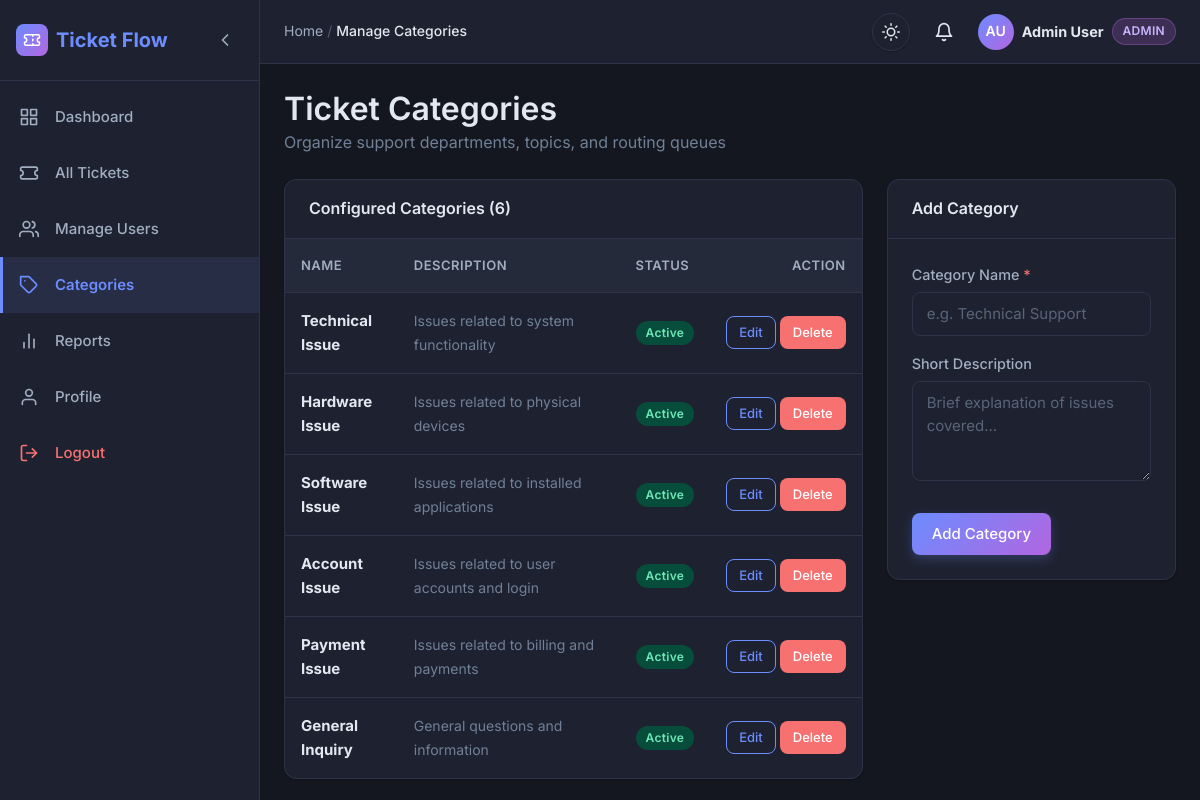
Screenshot of /admin/categories.php (signed in) with the database file from the repository.
### tables this page shows
CREATE TABLE IF NOT EXISTS categories (
    id INT AUTO_INCREMENT PRIMARY KEY,
    name VARCHAR(100) NOT NULL,
    description TEXT,
    status ENUM('active', 'inactive') DEFAULT 'active',
    created_at TIMESTAMP DEFAULT CURRENT_TIMESTAMP
);

### includes/auth.php (called while the page is built, shortened)
<?php
function isLoggedIn() {
    return isset($_SESSION['user_id']);
}
function currentUser() {
    if (isLoggedIn()) {
        return [
            'id' => $_SESSION['user_id'],
            'name' => $_SESSION['user_name'],
            'email' => $_SESSION['user_email'],
            'role' => $_SESSION['role']
        ];
    }
    return null;
}
?>

### includes/notifications.php (called while the page is built, shortened)
<?php
function getUnreadNotificationCount($pdo, $userId) {
    try {
        $stmt = $pdo->prepare("SELECT COUNT(*) FROM notifications WHERE user_id = ? AND is_read = FALSE");
        $stmt->execute([$userId]);
        return (int) $stmt->fetchColumn();
    } catch (PDOException $e) {
        return 0;
    }
}
?>

### admin/categories.php (the view, shortened to what this page needs)
<?php
require_once "../config/database.php";
require_once "../includes/auth.php";
try {
    $stmt = $pdo->query("SELECT * FROM categories ORDER BY created_at DESC");
    $categories = $stmt->fetchAll();
} catch (PDOException $e) {
    die("Error fetching categories.");
}
$pageTitle = "Manage Categories";
require_once "../includes/header.php";
?>
<div class="dashboard-wrapper">
    <?php require_once "../includes/sidebar.php"; ?>
    <div class="main-content">
        <?php require_once "../includes/navbar.php"; ?>
        <div class="dashboard-content">
            <div class="page-header">
                <div>
                    <h2>Ticket Categories</h2>
                    <p class="text-muted mb-0">Organize support departments, topics, and routing queues</p>
                </div>
            </div>
            <div style="display: grid; grid-template-columns: 2fr 1fr; gap: var(--space-lg); align-items: start;">
                <div class="card">
                    <div class="card-header">
                        <span style="font-weight: 600;">Configured Categories (<?= count($categories) ?>)</span>
                    </div>
                    <?php if (count($categories) > 0): ?>
                        <div class="table-responsive">
                            <table class="table">
                                <thead>
                                    <tr>
                                        <th>Name</th>
                                        <th>Description</th>
                                        <th>Status</th>
                                        <th style="text-align: right;">Action</th>
                                    </tr>
                                </thead>
                                <tbody>
                                    <?php foreach ($categories as $cat): ?>
                                        <tr>
                                            <td>
                                                <strong style="color: var(--text);"><?= htmlspecialchars($cat['name']) ?></strong>
                                            </td>
                                            <td>
                                                <span class="text-muted" style="font-size: 0.875rem;">
                                                    <?= htmlspecialchars($cat['description'] ?? '—') ?>
                                                </span>
                                            </td>
                                            <td>
                                                <?php if ($cat['status'] == 'active'): ?>
                                                    <span class="badge badge-success">Active</span>
                                                <?php else: ?>
                                                    <span class="badge badge-danger">Inactive</span>
                                                <?php endif; ?>
                                            </td>
                                            <td style="text-align: right;">
                                                <div class="btn-group" style="display: inline-flex; gap: 4px;">
                                                    <button class="btn btn-outline btn-sm" onclick="editCategory(<?= $cat['id'] ?>, '<?= htmlspecialchars(addslashes($cat['name'])) ?>', '<?= htmlspecialchars(addslashes($cat['description'] ?? '')) ?>', '<?= $cat['status'] ?>')">
                                                        Edit
                                                    </button>
                                                    <form action="categories.php" method="POST" style="display: inline;" onsubmit="return confirm('Are you sure you want to delete this category?');">
                                                        <button type="submit" class="btn btn-danger btn-sm">Delete</button>
                                                    </form>
                                                </div>
                                            </td>
                                        </tr>
                                    <?php endforeach; ?>
                                </tbody>
                            </table>
                        </div>
                    <?php else: ?>
                        <div class="empty-state">
                            <p class="text-muted">No categories created yet.</p>
                        </div>
                    <?php endif; ?>
                </div>
                <div class="card">
                    <div class="card-header">
                        <span style="font-weight: 600;" id="form-title">Add Category</span>
                    </div>
                    <div class="card-body">
                        <form action="categories.php" method="POST" id="cat-form">
                            <div class="form-group">
                                <label for="name">Category Name <span class="text-danger">*</span></label>
                                <input type="text" id="name" name="name" class="form-control" placeholder="e.g. Technical Support" required>
                            </div>
                            <div class="form-group">
                                <label for="description">Short Description</label>
                                <textarea id="description" name="description" class="form-control" rows="3" placeholder="Brief explanation of issues covered..."></textarea>
                            </div>
                            <div style="display: flex; gap: var(--space-sm); margin-top: var(--space-lg);">
                                <button type="submit" class="btn btn-primary btn-md" id="btn-submit">Add Category</button>
                            </div>
                        </form>
                    </div>
                </div>
            </div>
        </div>
    </div>
</div>
<?php require_once "../includes/footer.php"; ?>

### includes/header.php (shortened to what this page needs)
<!DOCTYPE html>
<html lang="en">
<head>
    <?php
        $is_subfolder = strpos($_SERVER['PHP_SELF'], '/user/') !== false ||
                        strpos($_SERVER['PHP_SELF'], '/staff/') !== false ||
                        strpos($_SERVER['PHP_SELF'], '/admin/') !== false;
        $css_path = $is_subfolder ? "../assets/css/style.css" : "assets/css/style.css";
    ?>
    <link rel="stylesheet" href="<?= $css_path ?>">
</head>
<body>
    <div class="app-container">

### includes/sidebar.php (shortened to what this page needs)
<?php
$current_page = basename($_SERVER['PHP_SELF']);
$role = isset($_SESSION['role']) ? $_SESSION['role'] : 'user';
?>
<aside class="sidebar">
    <div class="sidebar-header">
        <div class="sidebar-logo-icon">
        </div>
        <span class="sidebar-title">Ticket Flow</span>
        <button class="sidebar-toggle-btn" id="sidebarToggleBtn" title="Collapse sidebar" aria-label="Collapse sidebar" type="button">
            <svg xmlns="http://www.w3.org/2000/svg" viewBox="0 0 24 24" fill="none" stroke="currentColor" stroke-width="2" stroke-linecap="round" stroke-linejoin="round" aria-hidden="true">
                <polyline points="15 18 9 12 15 6"/>
            </svg>
        </button>
    </div>
    <ul class="sidebar-menu">
        <?php if ($role === 'user'): ?>
            <li>
                <a href="dashboard.php" class="<?= $current_page == 'dashboard.php' ? 'active' : '' ?>" title="Dashboard">
                    <svg xmlns="http://www.w3.org/2000/svg" viewBox="0 0 24 24" fill="none" stroke="currentColor" stroke-width="2" stroke-linecap="round" stroke-linejoin="round"><rect x="3" y="3" width="7" height="7"/><rect x="14" y="3" width="7" height="7"/><rect x="14" y="14" width="7" height="7"/><rect x="3" y="14" width="7" height="7"/></svg>
                    <span class="menu-text">Dashboard</span>
                </a>
            </li>
            <li>
                <a href="create-ticket.php" class="<?= $current_page == 'create-ticket.php' ? 'active' : '' ?>" title="Create Ticket">
                    <svg xmlns="http://www.w3.org/2000/svg" viewBox="0 0 24 24" fill="none" stroke="currentColor" stroke-width="2" stroke-linecap="round" stroke-linejoin="round"><circle cx="12" cy="12" r="10"/><line x1="12" y1="8" x2="12" y2="16"/><line x1="8" y1="12" x2="16" y2="12"/></svg>
                    <span class="menu-text">Create Ticket</span>
                </a>
            </li>
            <li>
                <a href="tickets.php" class="<?= $current_page == 'tickets.php' || $current_page == 'ticket-details.php' ? 'active' : '' ?>" title="My Tickets">
                    <svg xmlns="http://www.w3.org/2000/svg" viewBox="0 0 24 24" fill="none" stroke="currentColor" stroke-width="2" stroke-linecap="round" stroke-linejoin="round"><path d="M2 9a3 3 0 0 1 0 6v2a2 2 0 0 0 2 2h16a2 2 0 0 0 2-2v-2a3 3 0 0 1 0-6V7a2 2 0 0 0-2-2H4a2 2 0 0 0-2 2Z"/></svg>
                    <span class="menu-text">My Tickets</span>
                </a>
            </li>
            <li>
                <a href="profile.php" class="<?= $current_page == 'profile.php' ? 'active' : '' ?>" title="Profile">
                    <svg xmlns="http://www.w3.org/2000/svg" viewBox="0 0 24 24" fill="none" stroke="currentColor" stroke-width="2" stroke-linecap="round" stroke-linejoin="round"><path d="M20 21v-2a4 4 0 0 0-4-4H8a4 4 0 0 0-4 4v2"/><circle cx="12" cy="7" r="4"/></svg>
                    <span class="menu-text">Profile</span>
                </a>
            </li>
        <?php elseif ($role === 'admin'): ?>
            <li>
                <a href="dashboard.php" class="<?= $current_page == 'dashboard.php' ? 'active' : '' ?>" title="Dashboard">
                    <span class="menu-text">Dashboard</span>
                </a>
            </li>
            <li>
                <a href="tickets.php" class="<?= $current_page == 'tickets.php' || $current_page == 'ticket-details.php' ? 'active' : '' ?>" title="All Tickets">
                    <svg xmlns="http://www.w3.org/2000/svg" viewBox="0 0 24 24" fill="none" stroke="currentColor" stroke-width="2" stroke-linecap="round" stroke-linejoin="round"><path d="M2 9a3 3 0 0 1 0 6v2a2 2 0 0 0 2 2h16a2 2 0 0 0 2-2v-2a3 3 0 0 1 0-6V7a2 2 0 0 0-2-2H4a2 2 0 0 0-2 2Z"/></svg>
                    <span class="menu-text">All Tickets</span>
                </a>
            </li>
            <li>
                <a href="users.php" class="<?= $current_page == 'users.php' || $current_page == 'add-user.php' || $current_page == 'edit-user.php' ? 'active' : '' ?>" title="Manage Users">
                    <span class="menu-text">Manage Users</span>
                </a>
            </li>
            <li>
                <a href="categories.php" class="<?= $current_page == 'categories.php' ? 'active' : '' ?>" title="Categories">
                    <svg xmlns="http://www.w3.org/2000/svg" viewBox="0 0 24 24" fill="none" stroke="currentColor" stroke-width="2" stroke-linecap="round" stroke-linejoin="round"><path d="M20.59 13.41l-7.17 7.17a2 2 0 0 1-2.83 0L2 12V2h10l8.59 8.59a2 2 0 0 1 0 2.82z"/><line x1="7" y1="7" x2="7.01" y2="7"/></svg>
                    <span class="menu-text">Categories</span>
                </a>
            </li>
            <li>
                <a href="reports.php" class="<?= $current_page == 'reports.php' ? 'active' : '' ?>" title="Reports">
                    <svg xmlns="http://www.w3.org/2000/svg" viewBox="0 0 24 24" fill="none" stroke="currentColor" stroke-width="2" stroke-linecap="round" stroke-linejoin="round"><line x1="18" y1="20" x2="18" y2="10"/><line x1="12" y1="20" x2="12" y2="4"/><line x1="6" y1="20" x2="6" y2="14"/></svg>
                    <span class="menu-text">Reports</span>
                </a>
            </li>
            <li>
                <a href="profile.php" class="<?= $current_page == 'profile.php' ? 'active' : '' ?>" title="Profile">
                    <svg xmlns="http://www.w3.org/2000/svg" viewBox="0 0 24 24" fill="none" stroke="currentColor" stroke-width="2" stroke-linecap="round" stroke-linejoin="round"><path d="M20 21v-2a4 4 0 0 0-4-4H8a4 4 0 0 0-4 4v2"/><circle cx="12" cy="7" r="4"/></svg>
                    <span class="menu-text">Profile</span>
                </a>
            </li>
        <?php endif; ?>
        <li>
            <a href="../logout.php" class="logout-link" title="Logout">
                <svg xmlns="http://www.w3.org/2000/svg" viewBox="0 0 24 24" fill="none" stroke="currentColor" stroke-width="2" stroke-linecap="round" stroke-linejoin="round"><path d="M9 21H5a2 2 0 0 1-2-2V5a2 2 0 0 1 2-2h4"/><polyline points="16 17 21 12 16 7"/><line x1="21" y1="12" x2="9" y2="12"/></svg>
                <span class="menu-text">Logout</span>
            </a>
        </li>
    </ul>
</aside>

### includes/navbar.php (shortened to what this page needs)
<?php
require_once __DIR__ . "/notifications.php";
$user = currentUser();
$unread_count = 0;
if ($user) {
    $unread_count = getUnreadNotificationCount($pdo, $user['id']);
}
$name_parts = explode(" ", trim($user['name'] ?? 'User'));
$initials = strtoupper(substr($name_parts[0], 0, 1));
if (count($name_parts) > 1) {
    $initials .= strtoupper(substr(end($name_parts), 0, 1));
}
$currentTitle = isset($pageTitle) ? htmlspecialchars($pageTitle) : "Dashboard";
?>
<header class="topbar">
    <div class="topbar-left">
        <nav aria-label="Breadcrumb">
            <ol class="breadcrumb">
                <li><a href="dashboard.php">Home</a></li>
                <?php if ($currentTitle !== "Dashboard"): ?>
                    <li class="breadcrumb-separator" aria-hidden="true">/</li>
                    <li class="breadcrumb-current" aria-current="page"><?= $currentTitle ?></li>
                <?php endif; ?>
            </ol>
        </nav>
    </div>
    <div class="topbar-right">
        <button class="theme-toggle" id="themeToggle" onclick="toggleTheme()" title="Switch theme" aria-label="Switch theme" type="button">
            <span id="themeIcon" style="display:inline-flex;align-items:center;justify-content:center;transition:transform 0.3s ease,opacity 0.25s ease;"></span>
        </button>
        <a href="notifications.php" class="notif-bell-wrap" aria-label="Notifications<?= $unread_count > 0 ? ' (' . $unread_count . ' unread)' : '' ?>">
            <svg xmlns="http://www.w3.org/2000/svg" viewBox="0 0 24 24" fill="none" stroke="currentColor" stroke-width="2" stroke-linecap="round" stroke-linejoin="round" aria-hidden="true">
                <path d="M18 8A6 6 0 0 0 6 8c0 7-3 9-3 9h18s-3-2-3-9"/>
                <path d="M13.73 21a2 2 0 0 1-3.46 0"/>
            </svg>
        </a>
        <a href="profile.php" class="user-info" style="text-decoration:none;" title="View Profile">
            <div class="user-avatar" aria-hidden="true"><?= htmlspecialchars($initials) ?></div>
            <div class="user-info-text">
                <strong><?= htmlspecialchars($user['name']) ?></strong>
            </div>
            <span class="badge badge-role-<?= htmlspecialchars(strtolower($user['role'])) ?>" style="text-transform: uppercase;">
                <?= htmlspecialchars($user['role']) ?>
            </span>
        </a>
    </div>
</header>

### includes/footer.php (shortened to what this page needs)
    </div>
</body>
</html>

### rows the page displays
categories: name "Technical Issue", description "Issues related to system functionality", status "Active"
categories: name "Hardware Issue", description "Issues related to physical devices", status "Active"
categories: name "Software Issue", description "Issues related to installed applications", status "Active"
categories: name "Account Issue", description "Issues related to user accounts and login", status "Active"
categories: name "Payment Issue", description "Issues related to billing and payments", status "Active"
categories: name "General Inquiry", description "General questions and information", status "Active"

### other values shown
$currentTitle "Manage Categories"
$initials "AU"
$user['name'] "Admin User"
$user['role'] "ADMIN"
count($categories) "6"
